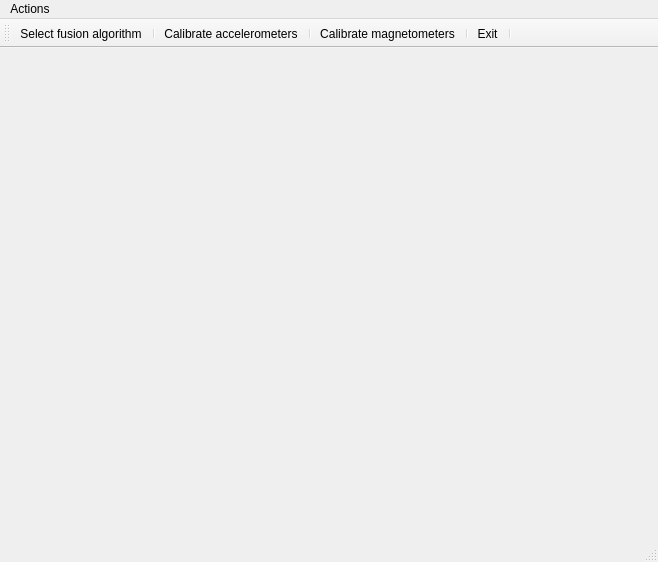
<?xml version="1.0" encoding="UTF-8"?>
<ui version="4.0">
 <class>RTHostIMUClass</class>
 <widget class="QMainWindow" name="RTHostIMUClass">
  <property name="geometry">
   <rect>
    <x>0</x>
    <y>0</y>
    <width>658</width>
    <height>562</height>
   </rect>
  </property>
  <property name="minimumSize">
   <size>
    <width>0</width>
    <height>0</height>
   </size>
  </property>
  <property name="windowTitle">
   <string>RTHostIMU</string>
  </property>
  <widget class="QWidget" name="centralWidget">
   <property name="minimumSize">
    <size>
     <width>400</width>
     <height>300</height>
    </size>
   </property>
  </widget>
  <widget class="QMenuBar" name="menuBar">
   <property name="geometry">
    <rect>
     <x>0</x>
     <y>0</y>
     <width>658</width>
     <height>21</height>
    </rect>
   </property>
   <widget class="QMenu" name="menuActions">
    <property name="title">
     <string>Actions</string>
    </property>
    <addaction name="actionSelectFusionAlgorithm"/>
    <addaction name="actionCalibrateAccelerometers"/>
    <addaction name="actionCalibrateMagnetometers"/>
    <addaction name="actionExit"/>
   </widget>
   <addaction name="menuActions"/>
  </widget>
  <widget class="QStatusBar" name="statusBar"/>
  <widget class="QToolBar" name="toolBar">
   <property name="windowTitle">
    <string>toolBar</string>
   </property>
   <attribute name="toolBarArea">
    <enum>TopToolBarArea</enum>
   </attribute>
   <attribute name="toolBarBreak">
    <bool>false</bool>
   </attribute>
   <addaction name="actionSelectFusionAlgorithm"/>
   <addaction name="separator"/>
   <addaction name="actionCalibrateAccelerometers"/>
   <addaction name="separator"/>
   <addaction name="actionCalibrateMagnetometers"/>
   <addaction name="separator"/>
   <addaction name="actionExit"/>
   <addaction name="separator"/>
  </widget>
  <action name="actionSelectIMU">
   <property name="text">
    <string>Select IMU</string>
   </property>
  </action>
  <action name="actionSelectFusionAlgorithm">
   <property name="text">
    <string>Select fusion algorithm</string>
   </property>
  </action>
  <action name="actionCalibrateMagnetometers">
   <property name="text">
    <string>Calibrate magnetometers</string>
   </property>
  </action>
  <action name="actionCalibrateAccelerometers">
   <property name="text">
    <string>Calibrate accelerometers</string>
   </property>
  </action>
  <action name="actionExit">
   <property name="text">
    <string>Exit</string>
   </property>
  </action>
 </widget>
 <layoutdefault spacing="6" margin="11"/>
 <resources/>
 <connections/>
</ui>
